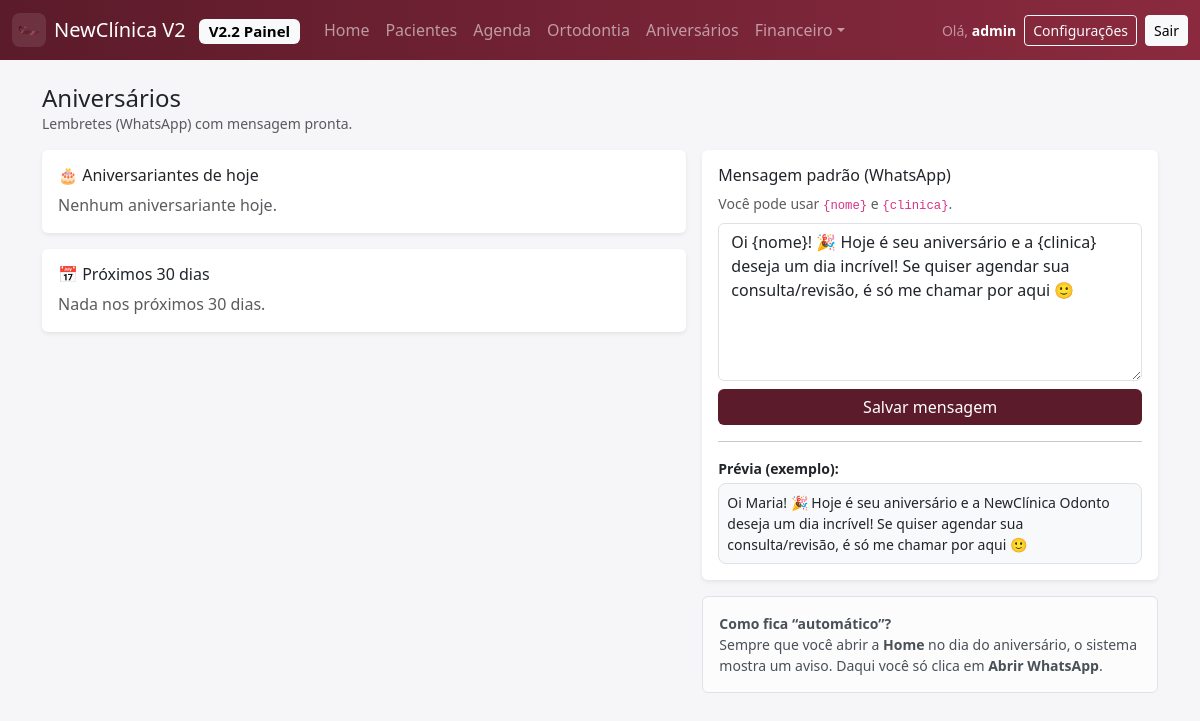
Screenshot of /birthdays/ (signed in) with the database file from the repository.
### tables this page shows
CREATE TABLE users(
        id INTEGER PRIMARY KEY AUTOINCREMENT,
        username TEXT UNIQUE NOT NULL,
        password_hash TEXT NOT NULL,
        created_at TEXT NOT NULL DEFAULT (datetime('now'))
    );

CREATE TABLE app_settings(
        key TEXT PRIMARY KEY,
        value TEXT
    );

### app/birthdays.py (the view, shortened to what this page needs)
@bp.route("/", methods=["GET", "POST"])
@login_required
def list_birthdays():
    db = get_db()
    tpl = _get_setting(
        db,
        "birthday_template",
        "Oi {nome}! 🎉 Hoje é seu aniversário e a {clinica} deseja um dia incrível! Se quiser agendar sua consulta/revisão, é só me chamar por aqui 🙂",
    )
    clinica = current_app.config.get("CLINIC_NAME", "NewClínica")
    today = date.today()
    today_mmdd = today.strftime("%m-%d")
    rows = db.execute(
        "SELECT id, name, phone, birth_date FROM patients WHERE birth_date IS NOT NULL AND birth_date!='' ORDER BY name COLLATE NOCASE"
    ).fetchall()
    sent_today = {
        int(r["patient_id"])
        for r in db.execute("SELECT patient_id FROM birthday_log WHERE sent_on=? AND channel='whatsapp'", (today.isoformat(),)).fetchall()
    }
    todays = []
    upcoming = []
    for r in rows:
        bd_raw = (r["birth_date"] or "").strip()
        if not bd_raw:
            continue
        try:
            bd = date.fromisoformat(bd_raw)
        except ValueError:
            continue
        mmdd = bd.strftime("%m-%d")
        next_bd = bd.replace(year=today.year)
        if next_bd < today:
            next_bd = bd.replace(year=today.year + 1)
        delta = (next_bd - today).days
        item = {
            "id": int(r["id"]),
            "name": r["name"],
            "phone": r["phone"] or "",
            "birth_date": bd_raw,
            "next_date": next_bd.isoformat(),
            "days": delta,
            "sent": int(r["id"]) in sent_today,
        }
        if 0 <= delta <= 30:
            upcoming.append(item)
    upcoming.sort(key=lambda x: (x["days"], x["name"].lower()))
    return render_template(
        "birthdays.html",
        todays=todays,
        upcoming=upcoming,
        birthday_template=tpl,
        clinic_name=clinica,
        today=today.isoformat(),
    )

### app/auth.py (called while the page is built)
def login_required(view):
    @wraps(view)
    def wrapped(*args, **kwargs):
        init_db()
        ensure_seed_data()
        if session.get("user_id") is None:
            return redirect(url_for("auth.login"))
        return view(*args, **kwargs)
    return wrapped

@bp.before_app_request
def load_logged_in_user():
    user_id = session.get("user_id")
    if user_id is None:
        g.user = None
    else:
        g.user = get_db().execute("SELECT * FROM users WHERE id = ?", (user_id,)).fetchone()

### app/birthdays.py (called while the page is built)
def _get_setting(db, key: str, default: str = "") -> str:
    row = db.execute("SELECT value FROM app_settings WHERE key=?", (key,)).fetchone()
    return (row["value"] if row and row["value"] is not None else default)

### app/db.py (called while the page is built)
def get_db() -> sqlite3.Connection:
    if "db" not in g:
        db_path = current_app.config["DB_PATH"]
        Path(db_path).parent.mkdir(parents=True, exist_ok=True)
        con = sqlite3.connect(db_path)
        con.row_factory = sqlite3.Row
        con.execute("PRAGMA foreign_keys = ON;")
        g.db = con
    return g.db

def _ensure_columns(db: sqlite3.Connection, table: str, columns: dict[str, str]) -> None:
    try:
        existing = {r["name"] for r in db.execute(f"PRAGMA table_info({table})").fetchall()}
    except Exception:
        return
    for col, col_type in columns.items():
        if col in existing:
            continue
        try:
            db.execute(f"ALTER TABLE {table} ADD COLUMN {col} {col_type}")
        except Exception:
            pass

### app/templates/birthdays.html (shortened to what this page needs)
{% extends "base.html" %}
{% set title = "Aniversários" %}
{% block content %}
<div class="d-flex align-items-center justify-content-between flex-wrap gap-2 mb-3">
  <div>
    <h4 class="mb-0">Aniversários</h4>
    <div class="text-muted small">Lembretes (WhatsApp) com mensagem pronta.</div>
  </div>
</div>
<div class="row g-3">
  <div class="col-lg-7">
    <div class="card border-0 shadow-sm">
      <div class="card-body">
        <h6 class="mb-2">🎂 Aniversariantes de hoje</h6>
        {% if todays %}
          <div class="list-group">
            {% for p in todays %}
              <div class="list-group-item">
                <div class="d-flex justify-content-between align-items-start gap-2 flex-wrap">
                  <div>
                    <div class="fw-semibold">{{ p.name }}</div>
                    <div class="text-muted small">
                      Nascimento: {{ p.birth_date }} {% if p.phone %} • Tel: {{ p.phone }}{% endif %}
                      {% if p.sent %}<span class="badge text-bg-success ms-2">Enviado</span>{% endif %}
                    </div>
                  </div>
                  <div class="d-flex gap-2 flex-wrap">
                    <a class="btn btn-sm btn-outline-secondary" target="_blank" href="{{ url_for('patients.view_patient', pid=p.id) }}">Abrir paciente</a>
                    {% if p.wa_link %}
                      <a class="btn btn-sm btn-brand" target="_blank" href="{{ p.wa_link }}">Abrir WhatsApp</a>
                      <button class="btn btn-sm btn-outline-success" onclick="markSent({{ p.id }}, '{{ today }}', {{ p.message|tojson }})">Marcar como enviado</button>
                    {% else %}
                      <span class="text-muted small align-self-center">Sem número</span>
                    {% endif %}
                  </div>
                </div>
                <div class="mt-2 small bg-light border rounded-3 p-2">{{ p.message }}</div>
              </div>
            {% endfor %}
          </div>
        {% else %}
          <div class="text-muted">Nenhum aniversariante hoje.</div>
        {% endif %}
      </div>
    </div>
    <div class="card border-0 shadow-sm mt-3">
      <div class="card-body">
        <h6 class="mb-2">📅 Próximos 30 dias</h6>
        {% if upcoming %}
          <div class="table-responsive">
            <table class="table table-sm align-middle">
              <thead>
                <tr>
                  <th>Paciente</th>
                  <th>Data</th>
                  <th>Em</th>
                  <th></th>
                </tr>
              </thead>
              <tbody>
                {% for p in upcoming %}
                  <tr>
                    <td>{{ p.name }}</td>
                    <td>{{ p.next_date }}</td>
                    <td>{{ p.days }} dia(s)</td>
                    <td><a class="btn btn-sm btn-outline-secondary" href="{{ url_for('patients.view_patient', pid=p.id) }}">Abrir</a></td>
                  </tr>
                {% endfor %}
              </tbody>
            </table>
          </div>
        {% else %}
          <div class="text-muted">Nada nos próximos 30 dias.</div>
        {% endif %}
      </div>
    </div>
  </div>
  <div class="col-lg-5">
    <div class="card border-0 shadow-sm">
      <div class="card-body">
        <h6 class="mb-2">Mensagem padrão (WhatsApp)</h6>
        <div class="text-muted small mb-2">
          Você pode usar <code>{nome}</code> e <code>{clinica}</code>.
        </div>
        <form method="post" class="vstack gap-2">
          <textarea class="form-control" name="birthday_template" rows="6" required>{{ birthday_template }}</textarea>
          <button class="btn btn-brand">Salvar mensagem</button>
        </form>
        <hr>
        <div class="small">
          <div class="fw-semibold mb-1">Prévia (exemplo):</div>
          <div class="bg-light border rounded-3 p-2">
            {{ birthday_template.replace('{nome}','Maria').replace('{clinica}', clinic_name) }}
          </div>
        </div>
      </div>
    </div>
    <div class="alert alert-light border mt-3 small">
      <b>Como fica “automático”?</b><br>
      Sempre que você abrir a <b>Home</b> no dia do aniversário, o sistema mostra um aviso.
      Daqui você só clica em <b>Abrir WhatsApp</b>.
    </div>
  </div>
</div>
{% endblock %}

### app/templates/base.html (shortened to what this page needs)
{% set title = title or "NewClínica V2" %}
<!doctype html>
<html lang="pt-BR">
<head>
  <link href="https://cdn.jsdelivr.net/npm/bootstrap@5.3.3/dist/css/bootstrap.min.css" rel="stylesheet">
  <link rel="stylesheet" href="{{ url_for('static', filename='app.css') }}">
</head>
<body>
<nav class="navbar navbar-expand-lg navbar-dark brand-nav">
  <div class="container-fluid">
    <a class="navbar-brand d-flex align-items-center gap-2" href="{{ url_for('dashboard.index') }}">
      <img src="{{ url_for('static', filename='logo.png') }}" alt="logo" class="brand-logo">
      <span>NewClínica V2 <span class="badge text-bg-light ms-2">V2.2 Painel</span></span>
    </a>
    <div class="collapse navbar-collapse" id="nav">
      {% if g.user %}
      <ul class="navbar-nav me-auto mb-2 mb-lg-0">
        <li class="nav-item"><a class="nav-link" href="{{ url_for('dashboard.index') }}">Home</a></li>
        <li class="nav-item"><a class="nav-link" href="{{ url_for('patients.list_patients') }}">Pacientes</a></li>
        <li class="nav-item"><a class="nav-link" href="{{ url_for('agenda.calendar_view') }}">Agenda</a></li>
        <li class="nav-item"><a class="nav-link" href="{{ url_for('ortho.list_ortho') }}">Ortodontia</a></li>
        <li class="nav-item"><a class="nav-link" href="{{ url_for('birthdays.list_birthdays') }}">Aniversários</a></li>
        <li class="nav-item dropdown">
          <a class="nav-link dropdown-toggle" href="#" role="button" data-bs-toggle="dropdown">Financeiro</a>
        </li>
      </ul>
      <div class="d-flex gap-2 align-items-center">
        <span class="text-white-50 small">Olá, <b class="text-white">{{ g.user['username'] }}</b></span>
        <a class="btn btn-sm btn-outline-light" href="{{ url_for('auth.settings') }}">Configurações</a>
        <a class="btn btn-sm btn-light" href="{{ url_for('auth.logout') }}">Sair</a>
      </div>
      {% endif %}
    </div>
  </div>
</nav>
<main class="container my-4">
  {% block content %}{% endblock %}
</main>
</body>
</html>

### app/static/app.css (style rules this page uses)
:root { --brand:#5b1b2a; --brand2:#8b2a3f; --bg:#0f0f12; }
body { background:#f6f6f8; }
.brand-nav { background: linear-gradient(90deg,var(--brand),var(--brand2)); }
.brand-logo { width:34px; height:34px; object-fit:contain; border-radius:8px; background:rgba(255,255,255,.1); padding:4px; }
.btn-brand { background: var(--brand); color:#fff; border:none; }

### rows the page displays
users: user.username "admin"
app_settings: birthday_template "Oi {nome}! 🎉 Hoje é seu aniversário e a {clinica} deseja um dia incrível! Se quiser agendar sua consulta/revisão, é só me chamar por aqui 🙂", replace "Oi Maria! 🎉 Hoje é seu aniversário e a NewClínica Odonto deseja um dia incrível! Se quiser agendar sua consulta/revisão, é só me chamar por aqui 🙂"
